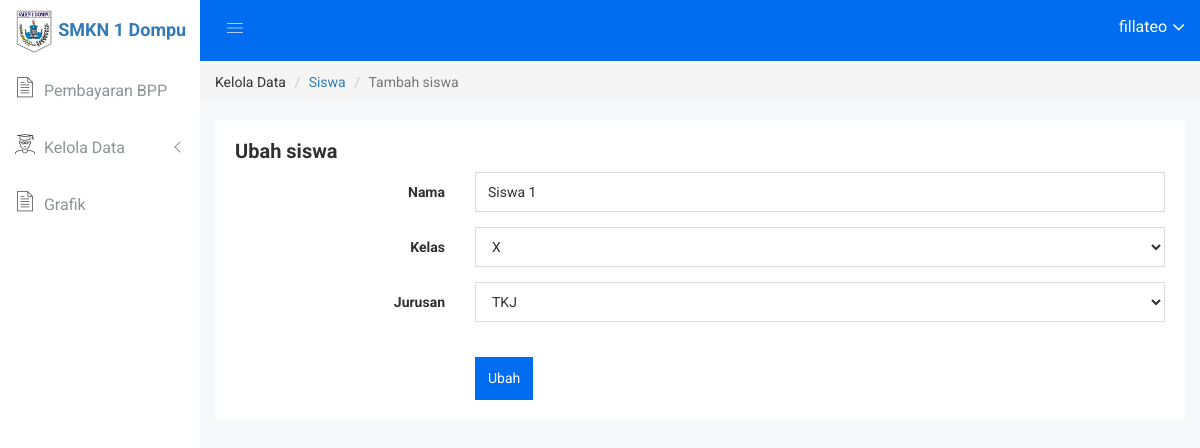
Screenshot of /ubah_siswa/1/ (signed in) with the database file from the repository.
### app_bpp/models.py (models this page shows, shortened)
class Siswa(models.Model):
	nama = models.CharField(max_length=100)
	kelas = models.ForeignKey(Kelas, on_delete=models.CASCADE, related_name='daftar_siswa')
	jurusan = models.ForeignKey(Jurusan, on_delete=models.CASCADE, related_name='daftar_siswa')
	class Meta:
		verbose_name_plural="Daftar Siswa"

### app_bpp/views.py (the view)
# urls.py: url(r'^ubah_siswa/(?P<pk>\d+)/$', ubah_siswa_view, name="ubah_siswa"),
@login_required
def ubah_siswa_view(request, pk):
	siswa = get_object_or_404(Siswa, pk=pk)
	form = SiswaForm(request.POST or None, instance=siswa)
	if form.is_valid():
		form.save()
		messages.success(request, 'Siswa telah dirubah!')
		return redirect('/ubah_siswa/{}/'.format(pk))
	context = {
		'siswa': siswa,
		'form': form,
		'header': 'Ubah siswa',
	}
	return render(request, 'app_bpp/form_siswa.html', context)

### app_bpp/forms.py
class SiswaForm(forms.ModelForm):
    class Meta:
        model = Siswa
        fields = '__all__'
        widgets = {
        	'nama': forms.TextInput(
        			attrs={
        				'class': 'form-control basic-ele-mg-b-10 responsive-mg-b-10',
        				'placeholder': 'Nama lengkap',
        			}
        		),
        	'kelas': forms.Select(
        			attrs={
        				'class': 'form-control custom-select-value',
        			}
        		),
        	'jurusan': forms.Select(
        			attrs={
        				'class': 'form-control custom-select-value',
        			}
        		)
        }

### app_bpp/models.py (called while the page is built)
	def __str__(self):
		return self.nama

	def __str__(self):
		return self.nama

### app_bpp/templates/app_bpp/form_siswa.html (shortened to what this page needs)
{% extends "base.html" %}
{% block breadcrumb %}
<li class="breadcrumb-item" aria-current="page">Kelola Data</li>
<li class="breadcrumb-item"><a href="{% url "app_bpp:daftar_siswa" %}">Siswa</a></li>
<li class="breadcrumb-item active" aria-current="page">Tambah siswa</li>
{% endblock breadcrumb %}
{% block content %}
<div class="basic-form-area mg-b-15">
	<div class="container-fluid">
		<div class="row">
			<div class="col-lg-12 col-md-12 col-sm-12 col-xs-12">
				<div class="sparkline12-list">
					<div class="sparkline12-hd">
						<div class="main-sparkline12-hd">
							<h1>{{ header }}</h1>
						</div>
					</div>
					<div class="sparkline12-graph">
						<div class="basic-login-form-ad">
							<div class="row">
								<div class="col-lg-12 col-md-12 col-sm-12 col-xs-12">
									<div class="all-form-element-inner">
										<form method="POST">
											<div class="form-group-inner">
												<div class="row">
													<div class="col-lg-3 col-md-3 col-sm-3 col-xs-12">
														<label class="login2 pull-right pull-right-pro">{{ form.nama.label }}</label>
													</div>
													<div class="col-lg-9 col-md-9 col-sm-9 col-xs-12">
														{{ form.nama }}
													</div>
												</div>
											</div>
											<div class="form-group-inner">
												<div class="row">
													<div class="col-lg-3 col-md-3 col-sm-3 col-xs-12">
														<label class="login2 pull-right pull-right-pro">{{ form.kelas.label }}</label>
													</div>
													<div class="col-lg-9 col-md-9 col-sm-9 col-xs-12">
														<div class="form-select-list">
															{{ form.kelas }}
														</div>
													</div>
												</div>
											</div>
											<div class="form-group-inner">
												<div class="row">
													<div class="col-lg-3 col-md-3 col-sm-3 col-xs-12">
														<label class="login2 pull-right pull-right-pro">{{ form.jurusan.label }}</label>
													</div>
													<div class="col-lg-9 col-md-9 col-sm-9 col-xs-12">
														<div class="form-select-list">
															{{ form.jurusan }}
														</div>
													</div>
												</div>
											</div>
											<div class="form-group-inner">
												<div class="login-btn-inner">
													<div class="row">
														<div class="col-lg-3"></div>
														<div class="col-lg-9">
															<div class="login-horizental cancel-wp pull-left form-bc-ele">
																<button class="btn btn-sm btn-primary login-submit-cs" type="submit">{% if form.nama.value is not None %}
																	Ubah
																	{% else %}
																	Tambah
																{% endif %}</button>
															</div>
														</div>
													</div>
												</div>
											</div>
										</form>
									</div>
								</div>
							</div>
						</div>
					</div>
				</div>
			</div>
		</div>
	</div>
</div>
{% endblock content %}

### templates/base.html (shortened to what this page needs)
<!DOCTYPE html>
{% load static %}
<html class="no-js" lang="en">
<head>
    {% include "snippets/styles.html" %}
</head>
<body>
    {% include "snippets/left_sidebar.html" %}
    <div class="all-content-wrapper">
        <div class="container-fluid">
            <div class="row">
                <div class="col-lg-12 col-md-12 col-sm-12 col-xs-12">
                    <div class="logo-pro">
                        <h4 style="margin-top: 8px;"><a href="{% url "app_bpp:home" %}"><img src="{% static "img/logo/logo-smk.jpg" %}" alt="" width="40" /> SMKN 1 Dompu</a></h4>
                    </div>
                </div>
            </div>
        </div>
        <div class="header-advance-area">
            <div class="header-top-area">
                <div class="container-fluid">
                    <div class="row">
                        <div class="col-lg-12 col-md-12 col-sm-12 col-xs-12">
                            <div class="header-top-wraper">
                                <div class="row">
                                    <div class="col-lg-1 col-md-0 col-sm-1 col-xs-12">
                                        <div class="menu-switcher-pro">
                                            <button type="button" id="sidebarCollapse" class="btn bar-button-pro header-drl-controller-btn btn-info navbar-btn">
                                                <i class="educate-icon educate-nav"></i>
                                            </button>
                                        </div>
                                    </div>
                                    <div class="col-lg-5 col-md-5 col-sm-12 col-xs-12">
                                        <div class="header-right-info">
                                            <ul class="nav navbar-nav mai-top-nav header-right-menu">
                                                <li class="nav-item">
                                                    <a href="#" data-toggle="dropdown" role="button" aria-expanded="false" class="nav-link dropdown-toggle">
                                                        <span class="admin-name">{{ user }}</span>
                                                        <i class="fa fa-angle-down edu-icon edu-down-arrow"></i>
                                                    </a>
                                                        </li>
                                                    </ul>
                                        </div>
                                    </div>
                                </div>
                            </div>
                        </div>
                    </div>
                </div>
            </div>
        </div>
        <nav aria-label="breadcrumb">
            <ol class="breadcrumb">
                {% block breadcrumb %}{% endblock breadcrumb %}
            </ol>
        </nav>
        {% block content %}{% endblock content %}
    </div>
</body>
</html>

### static/css/main.css (style rules this page uses)
html { color: #222; font-size: 1em; line-height: 1.4; }

### rows the page displays
Siswa: nama "Siswa 1", kelas "X", jurusan "TKJ"

### other values shown
{{ user }} "fillateo"
{{ header }} "Ubah siswa"
